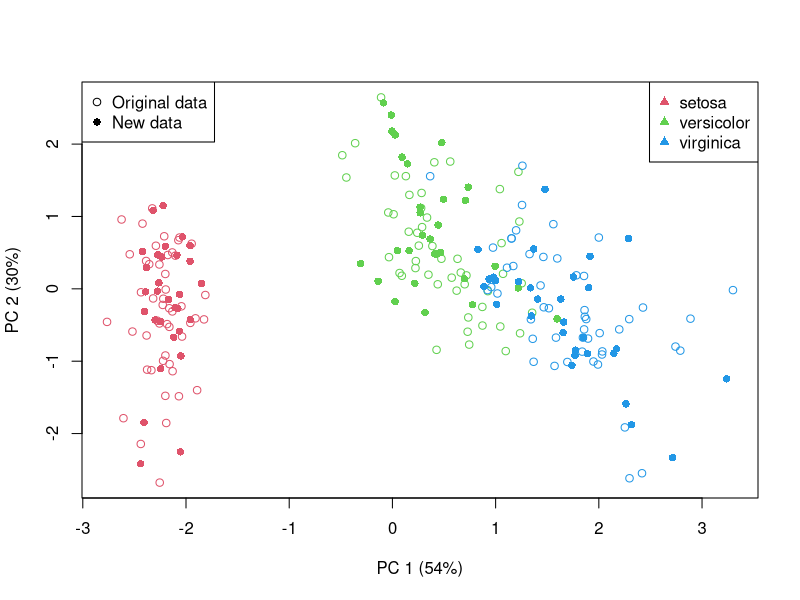

Here is the R script that generated this plot:
# 
# http://stats.stackexchange.com/questions/72839/how-to-use-r-prcomp-results-for-prediction

# While I'm unsure as to the nature of your problem, I can tell you that I have used PCA as a means of extracting dominant patterns 
# in a group of predictor variables in the later building of a model. In your example, these would be found in the principle components (PCs), 
# PCAAnalysis$x, and they would be based on the weighting of variables found in PCAAnalysis$rotation. One advantage of this process is 
# that PCs are orthogonal, and so you remove issues of multicollinearity between the model predictors. The second, is that you might be able to 
# identify a smaller subset of PCs that capture the majority of variance in your predictors. This information can be found in summary(PCAAnalysis) or 
# in PCAAnalysis$sdev. Finally, if you are interested in using a subset of the PCs for prediction, then you can set the tol parameter in prcomp to a 
# higher level to remove trailing PCs.
# 
# Now, you can "project" new data onto the PCA coordinate basis using the predict.prcomp() function. Since you are calling your data set a "training" data set, 
# this might make sense to then project a validation data set onto your PCA basis for the calculation of their respective PC coordinates. 
# Below is an example of fitting a PCA to 4 biometric measurements of different iris species (which are correlated to some degree). 
# Following this, I project biometric values of a new data set of flowers that have similar combinations of these measurements for 
# each of the three species of iris. You will see from the final graph that their projected PCs lie in a similar area of the plot 
# as the original data set.





###pca - calculated for the first 4 columns of the data set that correspond to biometric measurements 
#("Sepal.Length" "Sepal.Width"  "Petal.Length" "Petal.Width")
data(iris)
dat <- as.matrix(iris[,-5])
pca <- prcomp(dat, retx=TRUE, center=TRUE, scale=TRUE)

###Create new data sets for each of the three species. 
#Biometric values are based on the distributions of the original data means
#and the covariances between these parameters. 
setosa.mean <- apply(iris[iris$Species=="setosa",-5], 2, mean)
setosa.cov <- cov(iris[iris$Species=="setosa",-5])

versicolor.mean <- apply(iris[iris$Species=="versicolor",-5], 2, mean)
versicolor.cov <- cov(iris[iris$Species=="versicolor",-5])

virginica.mean <- apply(iris[iris$Species=="virginica",-5], 2, mean)
virginica.cov <- cov(iris[iris$Species=="virginica",-5])

#Make new random data based on the calculated biometry info. each species
#The MASS package allows for the calculation of correlated/covarying random 
#numbers using this information.
require(MASS)
set.seed(1)
n <- 30
new.setosa <- mvrnorm(n, setosa.mean, setosa.cov)
new.versicolor <- mvrnorm(n, versicolor.mean, versicolor.cov)
new.virginica <- mvrnorm(n, virginica.mean, virginica.cov)

###Predict PCs by projecting the new data using the predict.prcomp function
pred.setosa <- predict(pca, new.setosa)
pred.versicolor <- predict(pca, new.versicolor)
pred.virginica <- predict(pca, new.virginica)

###Plot result
SPP <- iris$Species
COLOR <- c(2:4)
PCH <- c(1,16)

pc <- c(1,2)
plot(pca$x[,pc[1]], pca$x[,pc[2]], col=COLOR[SPP], cex=PCH[1], xlab=paste0("PC ", pc[1], " (", round(pca$sdev[pc[1]]/sum(pca$sdev)*100,0), "%)"), ylab=paste0("PC ", pc[2], " (", round(pca$sdev[pc[2]]/sum(pca$sdev)*100,0), "%)"))
points(pred.setosa[,pc[1]], pred.setosa[,pc[2]], col=COLOR[levels(SPP)=="setosa"], pch=PCH[2])
points(pred.versicolor[,pc[1]], pred.versicolor[,pc[2]], col=COLOR[levels(SPP)=="versicolor"], pch=PCH[2])
points(pred.virginica[,pc[1]], pred.virginica[,pc[2]], col=COLOR[levels(SPP)=="virginica"], pch=PCH[2])
legend("topright", legend=levels(iris$Species), col=COLOR, pch=17)
legend("topleft", legend=c("Original data", "New data"), col=1, pch=PCH)